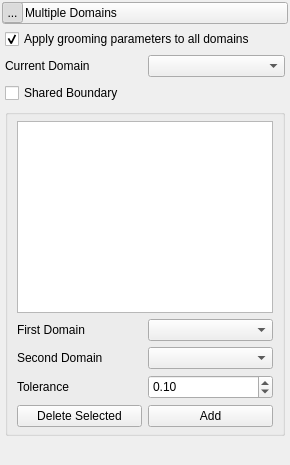
    <widget class="QWidget" name="domain_panel" native="true">
     <property name="sizePolicy">
      <sizepolicy hsizetype="Preferred" vsizetype="Fixed">
       <horstretch>0</horstretch>
       <verstretch>0</verstretch>
      </sizepolicy>
     </property>
     <layout class="QVBoxLayout" name="verticalLayout_20">
      <property name="spacing">
       <number>2</number>
      </property>
      <property name="leftMargin">
       <number>2</number>
      </property>
      <property name="topMargin">
       <number>2</number>
      </property>
      <property name="rightMargin">
       <number>2</number>
      </property>
      <property name="bottomMargin">
       <number>2</number>
      </property>
      <item>
       <widget class="QWidget" name="domain_header_background" native="true">
        <layout class="QVBoxLayout" name="verticalLayout_21">
         <property name="leftMargin">
          <number>0</number>
         </property>
         <property name="topMargin">
          <number>0</number>
         </property>
         <property name="rightMargin">
          <number>0</number>
         </property>
         <property name="bottomMargin">
          <number>0</number>
         </property>
         <item>
          <widget class="QPushButton" name="domain_header">
           <property name="sizePolicy">
            <sizepolicy hsizetype="Preferred" vsizetype="Fixed">
             <horstretch>0</horstretch>
             <verstretch>0</verstretch>
            </sizepolicy>
           </property>
           <property name="minimumSize">
            <size>
             <width>215</width>
             <height>21</height>
            </size>
           </property>
           <layout class="QHBoxLayout" name="horizontalLayout_19">
            <property name="spacing">
             <number>2</number>
            </property>
            <property name="leftMargin">
             <number>0</number>
            </property>
            <property name="topMargin">
             <number>0</number>
            </property>
            <property name="rightMargin">
             <number>0</number>
            </property>
            <property name="bottomMargin">
             <number>0</number>
            </property>
            <item>
             <widget class="QToolButton" name="domain_open_button">
              <property name="minimumSize">
               <size>
                <width>21</width>
                <height>21</height>
               </size>
              </property>
              <property name="maximumSize">
               <size>
                <width>21</width>
                <height>21</height>
               </size>
              </property>
              <property name="text">
               <string>...</string>
              </property>
              <property name="icon">
               <iconset resource="../Resources/ShapeWorksStudio.qrc">
                <normaloff>:/Studio/Images/RightArrowWhite.png</normaloff>
                <normalon>:/Studio/Images/DownArrowWhite.png</normalon>:/Studio/Images/RightArrowWhite.png</iconset>
              </property>
              <property name="checkable">
               <bool>true</bool>
              </property>
              <property name="checked">
               <bool>true</bool>
              </property>
             </widget>
            </item>
            <item>
             <widget class="QLabel" name="domain_label">
              <property name="text">
               <string>Multiple Domains</string>
              </property>
             </widget>
            </item>
           </layout>
          </widget>
         </item>
        </layout>
       </widget>
      </item>
      <item>
       <widget class="QWidget" name="domain_content" native="true">
        <layout class="QVBoxLayout" name="verticalLayout_11">
         <property name="spacing">
          <number>3</number>
         </property>
         <property name="leftMargin">
          <number>3</number>
         </property>
         <property name="topMargin">
          <number>3</number>
         </property>
         <property name="rightMargin">
          <number>3</number>
         </property>
         <property name="bottomMargin">
          <number>3</number>
         </property>
         <item>
          <widget class="QWidget" name="domain_panel_contents" native="true">
           <property name="minimumSize">
            <size>
             <width>50</width>
             <height>50</height>
            </size>
           </property>
           <layout class="QGridLayout" name="gridLayout_2">
            <property name="leftMargin">
             <number>0</number>
            </property>
            <property name="topMargin">
             <number>0</number>
            </property>
            <property name="rightMargin">
             <number>0</number>
            </property>
            <property name="bottomMargin">
             <number>0</number>
            </property>
            <item row="1" column="0">
             <widget class="QLabel" name="current_domain_label">
              <property name="text">
               <string>Current Domain</string>
              </property>
             </widget>
            </item>
            <item row="0" column="0" colspan="2">
             <widget class="QCheckBox" name="apply_to_all_domains">
              <property name="text">
               <string>Apply grooming parameters to all domains</string>
              </property>
              <property name="checked">
               <bool>true</bool>
              </property>
             </widget>
            </item>
            <item row="2" column="0">
             <widget class="QCheckBox" name="shared_boundary">
              <property name="text">
               <string>Shared Boundary</string>
              </property>
             </widget>
            </item>
            <item row="1" column="1">
             <widget class="QComboBox" name="domain_box"/>
            </item>
            <item row="4" column="1">
             <widget class="QWidget" name="widget" native="true">
              <layout class="QGridLayout" name="gridLayout_9"/>
             </widget>
            </item>
            <item row="3" column="0" colspan="2">
             <widget class="QGroupBox" name="shared_boundary_panel">
              <property name="font">
               <font>
                <bold>false</bold>
               </font>
              </property>
              <property name="title">
               <string/>
              </property>
              <property name="checkable">
               <bool>false</bool>
              </property>
              <layout class="QGridLayout" name="gridLayout_21">
               <property name="topMargin">
                <number>6</number>
               </property>
               <property name="bottomMargin">
                <number>6</number>
               </property>
               <item row="1" column="1">
                <widget class="QComboBox" name="shared_boundary_first_domain"/>
               </item>
               <item row="0" column="0" colspan="2">
                <widget class="QTableWidget" name="tableWidget"/>
               </item>
               <item row="2" column="1">
                <widget class="QComboBox" name="shared_boundary_second_domain"/>
               </item>
               <item row="3" column="0">
                <widget class="QLabel" name="shared_boundary_tolerance_label">
                 <property name="text">
                  <string>Tolerance</string>
                 </property>
                </widget>
               </item>
               <item row="1" column="0">
                <widget class="QLabel" name="shared_boundary_first_domain_label">
                 <property name="text">
                  <string>First Domain</string>
                 </property>
                </widget>
               </item>
               <item row="2" column="0">
                <widget class="QLabel" name="shared_boundary_second_domain_label">
                 <property name="text">
                  <string>Second Domain</string>
                 </property>
                </widget>
               </item>
               <item row="3" column="1">
                <widget class="QDoubleSpinBox" name="shared_boundary_tolerance">
                 <property name="minimumSize">
                  <size>
                   <width>0</width>
                   <height>24</height>
                  </size>
                 </property>
                 <property name="maximum">
                  <double>99999.000000000000000</double>
                 </property>
                 <property name="value">
                  <double>0.100000000000000</double>
                 </property>
                </widget>
               </item>
               <item row="4" column="0">
                <widget class="QPushButton" name="pushButton">
                 <property name="text">
                  <string>Delete Selected</string>
                 </property>
                </widget>
               </item>
               <item row="4" column="1">
                <widget class="QPushButton" name="pushButton_2">
                 <property name="text">
                  <string>Add</string>
                 </property>
                </widget>
               </item>
              </layout>
             </widget>
            </item>
           </layout>
          </widget>
         </item>
        </layout>
       </widget>
      </item>
     </layout>
    </widget>
